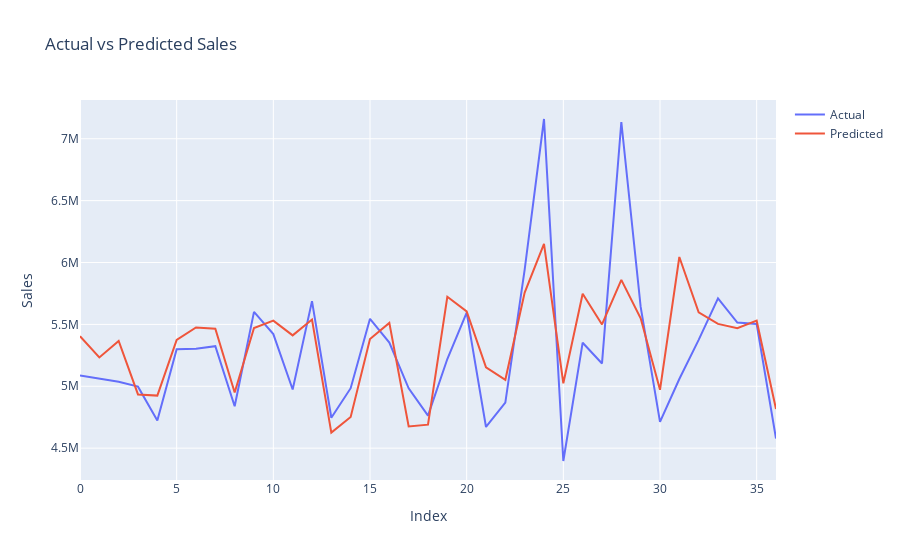

This figure's notebook cell:
### Code cell
# plot actual vs predicted sales
trace_actual = go.Scatter(x=df.index, y=y_test, name='Actual')
trace_predicted = go.Scatter(x=df.index, y=y_pred_test, name='Predicted')
data = [trace_actual, trace_predicted]
layout = go.Layout(title='Actual vs Predicted Sales', xaxis=dict(title='Index'), yaxis=dict(title='Sales'))
fig = go.Figure(data=data, layout=layout)
fig.show()

### Figure 1 — Plotly figure (JSON) as saved in the notebook; plotly's stock layout.template omitted (floating-point values rounded to 4 significant figures; data arrays with more than 128 entries replaced by an {"elided": "..."} marker saying what was removed)
{"data": [{"name": "Actual", "type": "scatter", "x": {"elided": "182 int values"}, "y": [5086000.0, 5062995, 5036148, 4997000.0, 4724000.0, 5298930, 5303046, 5324000.0, 4838244, 5601000.0, 5422000.0, 4974275, 5688100, 4746000.0, 4984000.0, 5544930, 5352702, 4983792, 4763000.0, 5220355, 5595580, 4671190, 4869000.0, 5943000.0, 7159712, 4396190, 5352012, 5184000.0, 7135404, 5641000.0, 4712000.0, 5058970, 5374984, 5711000.0, 5515000.0, 5503035, 4578000.0]}, {"name": "Predicted", "type": "scatter", "x": {"elided": "182 int values"}, "y": [5404000.0, 5233000.0, 5366000.0, 4934000.0, 4925000.0, 5375000.0, 5475000.0, 5465000.0, 4950000.0, 5471000.0, 5531000.0, 5411000.0, 5539000.0, 4626000.0, 4752000.0, 5382000.0, 5512000.0, 4676000.0, 4690000.0, 5723000.0, 5605000.0, 5153000.0, 5052000.0, 5757000.0, 6150000.0, 5024000.0, 5748000.0, 5500000.0, 5859000.0, 5550000.0, 4972000.0, 6045000.0, 5598000.0, 5504000.0, 5470000.0, 5530000.0, 4816000.0]}], "layout": {"title": {"text": "Actual vs Predicted Sales"}, "xaxis": {"title": {"text": "Index"}}, "yaxis": {"title": {"text": "Sales"}}}}
